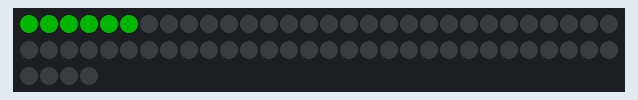
This sketch was run on a simulated Arduino Uno, built with avr-gcc and run on an emulated ATmega328P. Parts: 64 RGB LEDs in strip order, left to right, continuing on the next row. Dim RGB values are drawn brighter than linear; colours are those a GRB WS2812 strip shows for the declared byte order.

Above: at 0.1 s.
At 2.1 s:
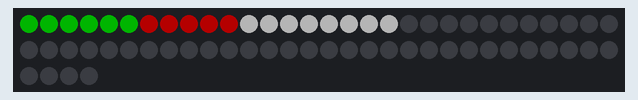

Measured:
- what the display in image 1 shows lasts 1.0 s, from 2.0 s to 3.0 s

The sketch:

7_addressable_leds_simple_for_loop.ino
```cpp
/*
  Individually Addressable LED Strips
  2.00b Electronics Tutorial!

  Let's do an LED thing!
  Questions?
  [Victor Hung](vhung@mit.edu)
*/

#include <FastLED.h>

/*
 * Full documentation can be found here:
 * https://github.com/FastLED/FastLED/wiki/
 */

// How many leds in your strip?
#define NUM_LEDS 64

// What's the DATA PIN? (Usually the green wire)
#define DATA_PIN 6

// Define the array of leds
CRGB leds[NUM_LEDS];

void setup() {
	FastLED.addLeds<WS2812,DATA_PIN,RGB>(leds,NUM_LEDS);
	FastLED.setBrightness(80);
}

void loop() {
  // First tower segment
  for (int i = 0; i < 6; i ++) {
	  leds[i] = CRGB(200, 0, 0);
  }
	FastLED.show();
  delay(1000);

  // Second tower segment
  for (int i = 6; i < 11; i ++) {
    leds[i] = CRGB(0, 200, 0);
  }
  FastLED.show();
  delay(1000);

  // Third tower segment
  for (int i = 11; i < 19; i ++) {
    leds[i] = CRGB(200, 200, 200);
  }
  FastLED.show();
  delay(1000);

  FastLED.clear();
  FastLED.show();
  delay(1000);

}
```
